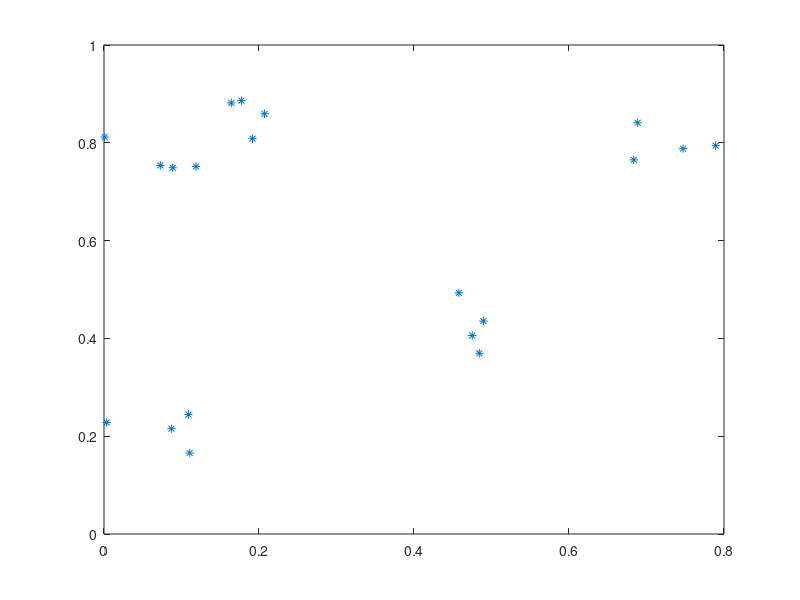

Source code (MATLAB): (Note: this script raises an error after producing the figure.)
% tasks.m
% script to generate tasks for ball-in-bowl experiment
% last edited 09.05.19 by Kyra Rudy
close all

%% CLUSTERS
clear
filename = 'task.csv';

% set parameters for cluster count and size
clusters = 5;
cluster_size = 4;
spread = 0.05;

dots = clusters * cluster_size;
goals = zeros(dots, 3);

% randomly populate clusters of points
for i = 1:clusters
    goals(1 + (i-1)*cluster_size, 1:2) = [rand(1), rand(1)];
    for j = 1:cluster_size-1
        goals(1 + (i-1)*cluster_size + j, 1:2) = goals(1 + (i-1)*cluster_size, 1:2) + ...
                                                 spread .* [randn(1), randn(1)];
    end
end

% make sure none of the goals are out of range
for i = 1:dots
    for j = 1:2
        if goals(i,j) > 1
            goals(i,j) = 0.99;
        elseif goals(i,j) < 0
            goals(i,j) = 0.01;
        end
    end
end

figure()
plot(goals(:,1), goals(:,2), '*');

% save to csv file
writematrix(goals, filename);

%% BOWTIE
clear

dots = 20;
goals = zeros(dots, 3);

% horizontal line
goals(1:6,1) = linspace(0.15, 0.85, 6)';
goals(1:6,2) = 0.5 .* ones(6,1);

% vertical line
goals(7:12,2) = linspace(0.15, 0.85, 6)';
goals(7:12,1) = 0.5 .* ones(6,1);

% diagonals
goals(13:16,1) = linspace(0.5, 0.85, 4)';
goals(13:16,2) = linspace(0.85, 0.5, 4)';
goals(17:dots,1) = linspace(0.15, 0.5, 4)';
goals(17:dots,2) = linspace(0.5, 0.15, 4)';

figure()
plot(goals(:,1), goals(:,2), '*');

% save to csv file
writematrix(goals, 'bowtie_task.csv');

%% SPIRAL
clear

% spiral parameters
pos = [0.5 0.5;    % startpoint
       0.5 0.9];  % endpoint
% pos = [0.4 0.4;    % startpoint
%        0.7 0.7];  % endpoint
nturns = 2;    % number of turns (integer value)
dots = 20;
goals = zeros(dots, 3);

% define spiral
dp = diff(pos,1,1);
R = hypot(dp(1), dp(2));
phi0 = atan2(dp(2), dp(1));
phi = linspace(0, nturns*2*pi, dots);
r = linspace(0, R, numel(phi));

x = pos(1,1) + r .* cos(phi + phi0);
y = pos(1,2) + r  .* sin(phi + phi0);

goals(1:dots,1) = x';
goals(1:dots,2) = y';

figure()
plot(goals(:,1), goals(:,2), '*'); 

% save to csv file
writematrix(goals, 'spiral_task.csv');

%% EXAMPLE TASK (COMBO)
clear
filename = 'ex_task.csv';

% set parameters for cluster count and size
clusters = 2;
cluster_size = 5;
spread = 0.05;

dots = 2 * clusters * cluster_size;
goals = zeros(dots, 3);

% randomly populate clusters of points
for i = 1:clusters
    goals(1 + (i-1)*cluster_size, 1:2) = [0.5*rand(1), rand(1)];
    for j = 1:cluster_size-1
        goals(1 + (i-1)*cluster_size + j, 1:2) = goals(1 + (i-1)*cluster_size, 1:2) + ...
                                                 spread .* [randn(1), randn(1)];
    end
end

% make sure none of the goals are out of range
for i = 1:dots/2
    for j = 1:2
        if goals(i,j) > 1
            goals(i,j) = 0.99;
        elseif goals(i,j) < 0
            goals(i,j) = 0.01;
        end
    end
end

line = linspace(0.2,0.8,10);
goals((dots/2 + 1):dots,2) = line';
for i = (dots/2 + 1):dots
   goals(i,1) = [0.75]; 
end

figure()
plot(goals(:,1), goals(:,2), '*');

% save to csv file
writematrix(goals, filename);



